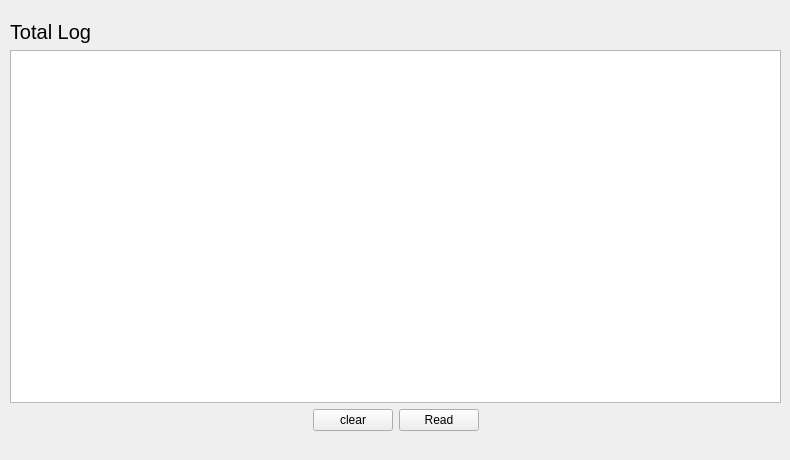
<?xml version="1.0" encoding="UTF-8"?>
<ui version="4.0">
 <class>QfileSocket</class>
 <widget class="QWidget" name="QfileSocket">
  <property name="geometry">
   <rect>
    <x>0</x>
    <y>0</y>
    <width>790</width>
    <height>460</height>
   </rect>
  </property>
  <property name="windowTitle">
   <string>Form</string>
  </property>
  <widget class="QWidget" name="widget" native="true">
   <property name="geometry">
    <rect>
     <x>0</x>
     <y>0</y>
     <width>790</width>
     <height>451</height>
    </rect>
   </property>
   <widget class="QWidget" name="verticalLayoutWidget">
    <property name="geometry">
     <rect>
      <x>10</x>
      <y>20</y>
      <width>771</width>
      <height>411</height>
     </rect>
    </property>
    <layout class="QVBoxLayout" name="verticalLayout">
     <item>
      <widget class="QLabel" name="label">
       <property name="font">
        <font>
         <pointsize>15</pointsize>
        </font>
       </property>
       <property name="text">
        <string>Total Log</string>
       </property>
      </widget>
     </item>
     <item>
      <layout class="QHBoxLayout" name="horizontalLayout">
       <item>
        <widget class="QTextEdit" name="pTeLogData">
         <property name="mouseTracking">
          <bool>false</bool>
         </property>
         <property name="focusPolicy">
          <enum>Qt::NoFocus</enum>
         </property>
        </widget>
       </item>
      </layout>
     </item>
     <item>
      <layout class="QHBoxLayout" name="horizontalLayout_2">
       <item>
        <spacer name="horizontalSpacer">
         <property name="orientation">
          <enum>Qt::Horizontal</enum>
         </property>
         <property name="sizeHint" stdset="0">
          <size>
           <width>40</width>
           <height>20</height>
          </size>
         </property>
        </spacer>
       </item>
       <item>
        <widget class="QPushButton" name="pPbclear">
         <property name="text">
          <string>clear</string>
         </property>
        </widget>
       </item>
       <item>
        <widget class="QPushButton" name="pPbQfileRead">
         <property name="text">
          <string>Read</string>
         </property>
        </widget>
       </item>
       <item>
        <spacer name="horizontalSpacer_2">
         <property name="orientation">
          <enum>Qt::Horizontal</enum>
         </property>
         <property name="sizeHint" stdset="0">
          <size>
           <width>40</width>
           <height>20</height>
          </size>
         </property>
        </spacer>
       </item>
      </layout>
     </item>
    </layout>
   </widget>
  </widget>
 </widget>
 <resources/>
 <connections/>
</ui>
